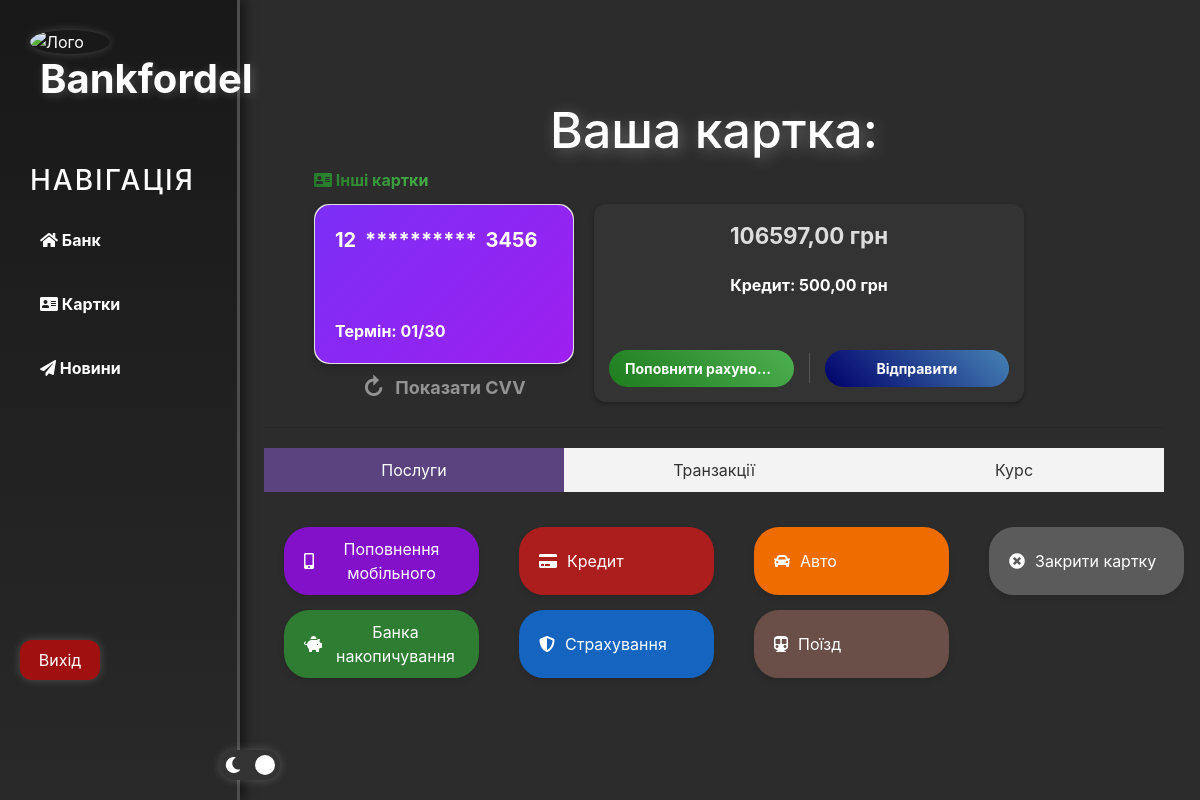
Page /cards/13/ (signed in) on the earlier database version.
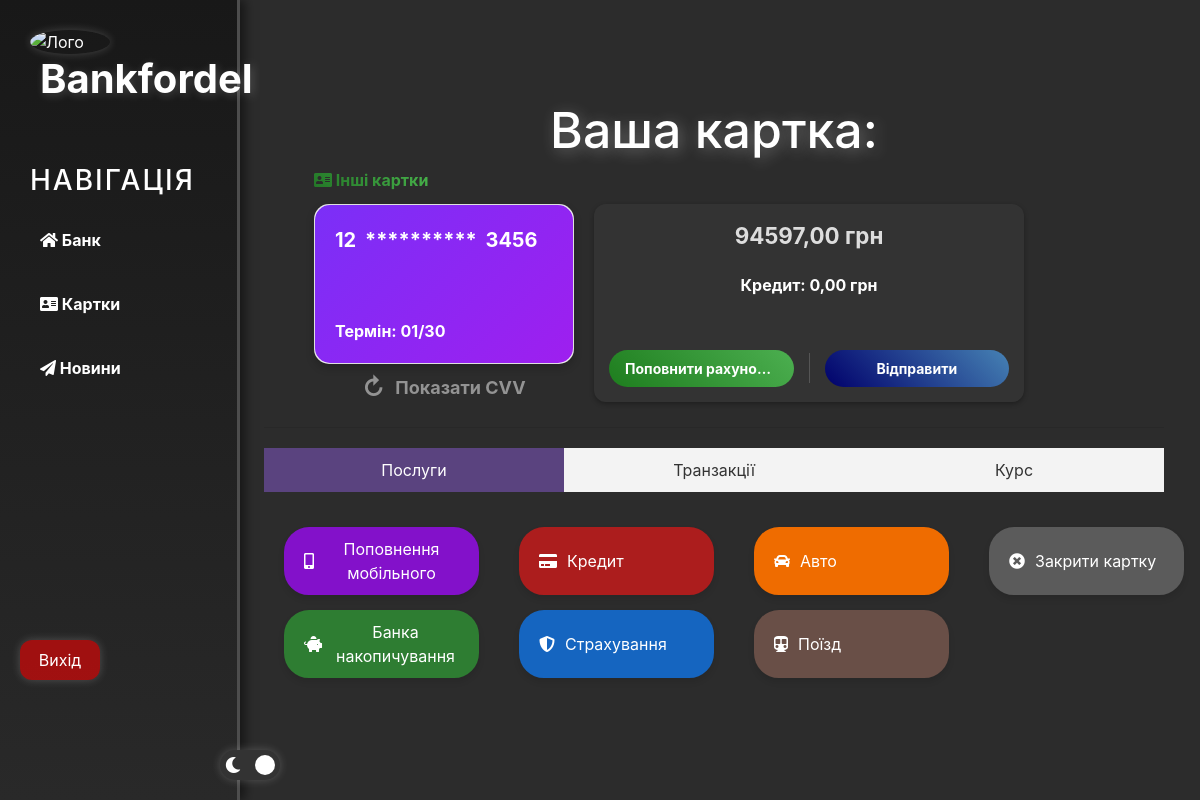
Same page on the later database version.
### site_auth/models.py (models this page shows, shortened)
class BankCard(models.Model):
    user = models.ForeignKey(settings.AUTH_USER_MODEL, on_delete=models.CASCADE, related_name="bank_cards")
    card_number = models.CharField(max_length=16, unique=True)
    cvv = models.CharField(max_length=3)
    expiry_date = models.CharField(max_length=5)
    balance = models.DecimalField(max_digits=10, decimal_places=2, default=0.00)

class CustomUser(AbstractUser):
    email = models.EmailField(unique=True)
    verification_code = models.CharField(max_length=6, blank=True, null=True)
    credit_balance = models.DecimalField(max_digits=10, decimal_places=2, default=0.00)

### cards/views.py (the view)
# urls.py: path('<int:pk>/', views.card, name='card'),
def card(request, pk):
    card = get_object_or_404(BankCard, pk=pk, user=request.user)
    transactions = Transaction.objects.filter(card=card).order_by("-date")
    context = {
        "card": card,
        "transactions": transactions
    }
    return render(request, "cards/card.html", context)

### templates/cards/card.html (shortened to what this page needs)
{% extends 'layout.html' %}
{% load static %}
{% block content %}
<link rel="stylesheet" href="{% static 'cards/css/style_card.css' %}">
<link rel="stylesheet" href="https://cdnjs.cloudflare.com/ajax/libs/font-awesome/5.15.4/css/all.min.css">
<div class="features">
    {% if request.user.is_authenticated %}
        <h1>Ваша картка:</h1>
        <div class="card-section">
            <a href="{% url 'cards:cards' %}" class="button-cards"><i class="fas fa-address-card"></i> Інші картки</a>
            <div class="card-wrapper">
                <div class="card-container">
                    <div class="card" id="card">
                        <div class="card-front">
                            <div class="card-number">
                                <span class="visible-part">{{ card.card_number|slice:":2" }}</span>
                                <span class="masked-part">**********</span>
                                <span class="visible-part">{{ card.card_number|slice:"12:" }}</span>
                            </div>
                            <div class="card-expiry">Термін: {{ card.expiry_date }}</div>
                        </div>
                        <div class="card-back">
                            <div class="card-number" id="cardNumberFull">{{ card.card_number }}</div>
                            <div class="card-cvv">CVV: {{ card.cvv }}</div>
                        </div>
                    </div>
                    <button class="flip-button" id="flipButton" onclick="toggleCVV()">
                        <span class="arrow-container">&#x21bb;</span>
                        <span class="button-text" id="flipButtonText">Показати CVV</span>
                    </button>
                </div>
                <div class="balance-block">
                    <div class="balance-info">
                        <span class="balance-amount">{{ card.balance }} грн</span>
                        <p class="credit-info">Кредит: {{ user.credit_balance }} грн</p>
                    </div>
                    <div class="action-buttons">
                        <a href="#" class="replenish-button">Поповнити рахунок +</a>
                        <a href="transfer" class="send-button">Відправити</a>
                    </div>
                </div>
            </div>
        </div>
        <hr>
        <div class="tabs">
            <button class="tab-button active" data-tab="services">Послуги</button>
            <button class="tab-button" data-tab="transactions">Транзакції</button>
            <button class="tab-button" data-tab="rates">Курс</button>
        </div>
        <div class="tab-content" id="services" style="display: block;">
            <div class="services-buttons">
                <a href="mobile" class="service-button" style="--color-start: #8311ca;">
                    <i class="fas fa-mobile-alt"></i> Поповнення мобільного
                </a>
                <a href="credit" class="service-button" style="--color-start: #ac1d1d;">
                    <i class="fas fa-credit-card"></i> Кредит
                </a>
                <a href="auto" class="service-button" style="--color-start: #ef6c00;">
                    <i class="fas fa-car"></i> Авто
                </a>
                <a href="close-card" class="service-button" style="--color-start: #5b5b5b;">
                    <i class="fas fa-times-circle"></i> Закрити картку
                </a>
                <a href="banka" class="service-button" style="--color-start: #2e7d32;">
                    <i class="fas fa-piggy-bank"></i> Банка накопичування
                </a>
                <a href="insurance" class="service-button" style="--color-start: #1565c0;">
                    <i class="fas fa-shield-alt"></i> Страхування
                </a>
                <a href="train" class="service-button" style="--color-start: #694f47;">
                    <i class="fas fa-subway"></i> Поїзд
                </a>
            </div>
        </div>
    {% else %}
        <h1>Ласкаво просимо</h1>
        <p>Будь ласка, <a href="/auth/login/">увійдіть</a> або <a href="/auth/register/">зареєструйтесь</a>.</p>
    {% endif %}
</div>
{% endblock %}

### templates/layout.html (shortened to what this page needs)
{% load static %}
<!DOCTYPE html>
<html lang="ru">
<head>
    <link rel="stylesheet" href="https://stackpath.bootstrapcdn.com/bootstrap/4.5.2/css/bootstrap.min.css">
    <link rel="stylesheet" href="{% static 'home/css/home.css' %}">
    <link rel="stylesheet" href="https://use.fontawesome.com/releases/v5.8.2/css/all.css">
</head>
<body>
    <div class="header-buttons-container">
        <div id="theme-toggle" class="theme-toggle-btn">
            <div class="theme-toggle-slider"></div>
            <i class="fas fa-moon moon-icon"></i>
        </div>
        {% if request.user.is_authenticated %}
        <div id="exit-button" class="exit-btn">
            Вихід
        </div>
        {% endif %}
    </div>
    <aside>
        <img src="{% static 'home/img/logo.jpeg' %}" alt="Лого">
        <span class="logo">Bankfordel</span>
        <h3>Навігація</h3>
        <ul>
            <a href="/home/"><li><i class="fas fa-home"></i> Банк </li></a>
            <a href="/cards/"><li><i class="fas fa-address-card"></i> Картки </li></a>
            <a href="/news/"><li><i class="fas fa-paper-plane"></i> Новини </li></a>
        </ul>
    </aside>
    <main>
        {% block content %}
        {% endblock %}
    </main>
</body>
</html>

### static/home/css/home.css (style rules this page uses)
body { background: #2c2c2c; color: #fff; margin: 0; padding: 0; transition: background 0.3s ease, color 0.3s ease; }
aside { position: fixed; top: 0; left: 0; background: linear-gradient(180deg, #181818, #292929); width: 20%; padding: 2.5%; height: 100vh; color: #fff; border-right: 3px solid #4d4d4d; box-shadow: 5px 0 10px rgba(0, 0, 0, 0.5); z-index: 1000; transition: background 0.3s ease, color 0.3s ease; }
aside img { width: 80px; float: left; border-radius: 50%; box-shadow: 0px 0px 10px rgba(255, 255, 255, 0.2); transition: transform 0.3s ease; }
aside .logo { font-size: 40px; margin-left: 10px; font-weight: bold; position: relative; top: -5px; text-shadow: 2px 2px 10px rgba(255, 255, 255, 0.2); }
aside h3 { margin-top: 50px; font-size: 28px; text-transform: uppercase; letter-spacing: 2px; }
aside ul { list-style: none; padding: 0; }
aside ul li { color: #fff; display: block; margin-top: 20px; padding: 10px; border-radius: 5px; transition: all 0.3s ease; }
aside ul a { color: inherit; text-decoration: none; font-weight: bold; transition: color 0.3s ease; }
main .features { margin-left: 22%; color: #fff; margin-top: 100px; text-align: center; width: 75%; }
main .features h1 { font-size: 50px; text-shadow: 3px 3px 15px rgba(255, 255, 255, 0.3); }
main .features p { max-width: 400px; margin: 20px auto; }
.theme-toggle-btn { position: fixed; bottom: 20px; left: 220px; width: 60px; height: 30px; background: #333; border-radius: 30px; display: flex; align-items: center; padding: 5px; cursor: pointer; transition: all 0.3s ease; justify-content: space-between; z-index: 10000; box-shadow: 0px 0px 10px rgba(255, 255, 255, 0.2); }
.theme-toggle-btn .theme-toggle-slider { width: 20px; height: 20px; background: #fff; border-radius: 50%; transition: transform 0.3s ease; }
.theme-toggle-btn .moon-icon, .theme-toggle-btn .sun-icon { color: #fff; font-size: 16px; position: absolute; transition: opacity 0.3s ease; }
.theme-toggle-btn .moon-icon { left: 5px; }
body:not(.light-theme) .theme-toggle-slider { transform: translateX(30px); }
body:not(.light-theme) .theme-toggle-btn .moon-icon { color: #fff; opacity: 1; }
.exit-btn { position: fixed; top: 640px; left: 20px; width: 80px; height: 40px; background-color: #ff000090; color: #fff; border-radius: 12px; display: flex; align-items: center; padding: 5px; cursor: pointer; transition: all 0.3s ease; justify-content: center; z-index: 10000; box-shadow: 0px 0px 10px rgba(255, 255, 255, 0.2); }
body { overflow-y: scroll; scrollbar-width: thin; scrollbar-color: #eb5959 #444; }

Differences in the rows shown:
changed BankCard: balance "106597,00" → "94597,00"
changed CustomUser: credit_balance "500,00" → "0,00"
